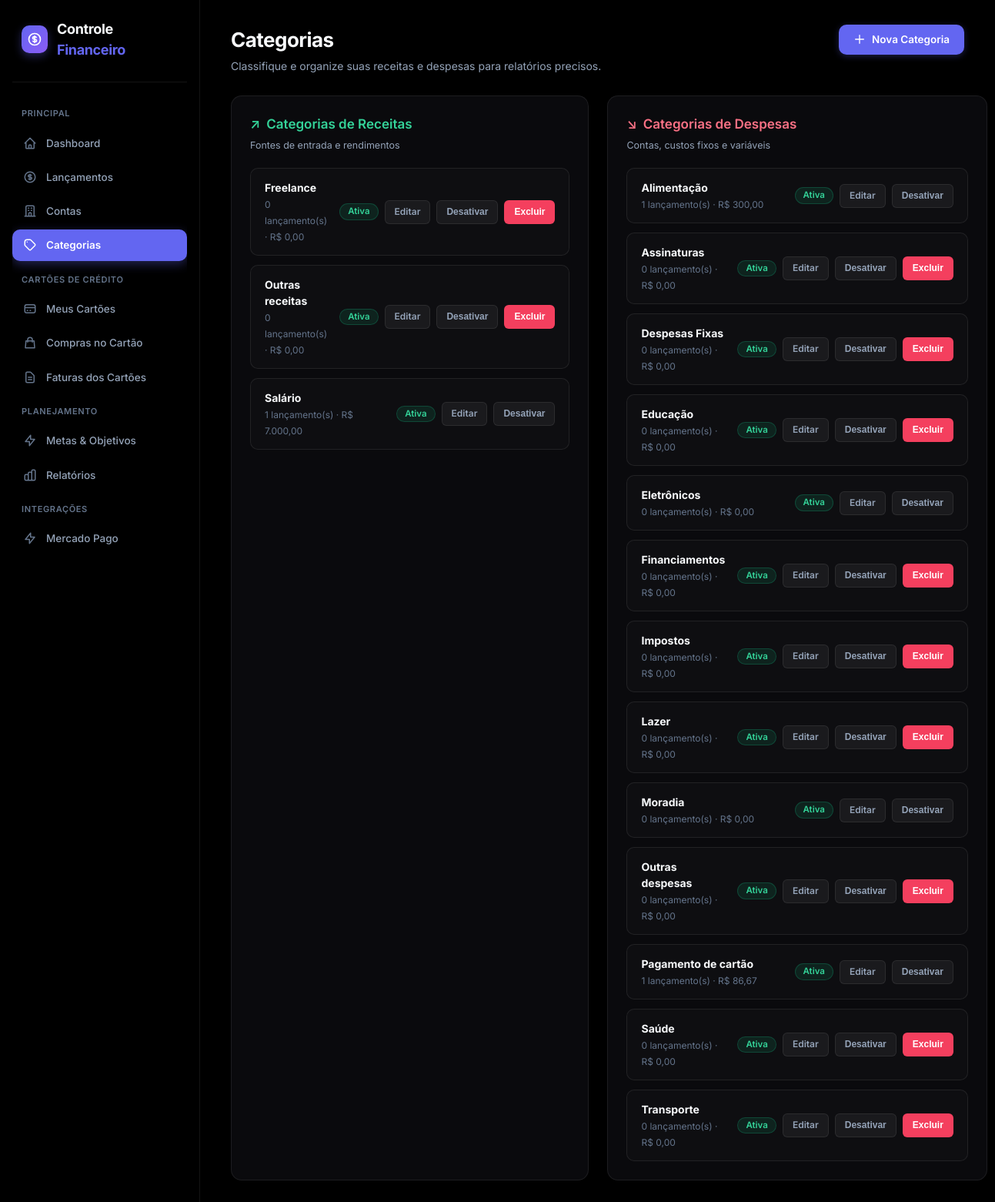
Page /categorias/ on the committed database.
### models/categoria.py (models this page shows, shortened)
class Categoria(db.Model):
    __tablename__ = "categorias"
    id = db.Column(
        db.Integer,
        primary_key=True
    )
    nome = db.Column(
        db.String(100),
        nullable=False
    )
    tipo = db.Column(
        db.String(20),
        nullable=False
    )
    ativa = db.Column(
        db.Boolean,
        default=True
    )
    lancamentos = db.relationship(
        "Lancamento",
        back_populates="categoria",
        lazy=True
    )
    def total_movimentado(self):
        return sum(
            float(lancamento.valor or 0)
            for lancamento in self.lancamentos
        )
    def quantidade_lancamentos(self):
        return len(self.lancamentos)

### models/lancamento.py (models this page shows, shortened)
class Lancamento(db.Model):
    __tablename__ = "lancamentos"
    id = db.Column(
        db.Integer,
        primary_key=True
    )
    descricao = db.Column(
        db.String(200),
        nullable=False
    )
    valor = db.Column(
        db.Numeric(12, 2),
        nullable=False
    )
    tipo = db.Column(
        db.String(20),
        nullable=False
    )
    data = db.Column(
        db.Date,
        nullable=False
    )
    status = db.Column(
        db.String(20),
        nullable=False,
        default="pendente"
    )
    observacao = db.Column(
        db.Text,
        nullable=True
    )
    conta_id = db.Column(
        db.Integer,
        db.ForeignKey("contas.id"),
        nullable=False
    )
    categoria_id = db.Column(
        db.Integer,
        db.ForeignKey("categorias.id"),
        nullable=False
    )
    criado_em = db.Column(
        db.DateTime,
        default=datetime.utcnow
    )
    conta = db.relationship(
        "Conta",
        back_populates="lancamentos"
    )
    categoria = db.relationship(
        "Categoria",
        back_populates="lancamentos"
    )

### routes/categorias.py (the view)
@categorias_bp.route("/")
def listar():
    categorias = Categoria.query.order_by(
        Categoria.tipo,
        Categoria.nome
    ).all()
    return render_template(
        "categorias.html",
        categorias=categorias
    )

### app.py (called while the page is built)
def formatar_moeda(valor):
    try:
        valor = float(
            valor or 0
        )
    except (
        TypeError,
        ValueError
    ):
        valor = 0.0
    negativo = valor < 0
    valor = abs(
        valor
    )
    texto = f"{valor:,.2f}"
    texto = (
        texto
        .replace(",", "X")
        .replace(".", ",")
        .replace("X", ".")
    )
    if negativo:
        texto = "-" + texto
    return texto

### templates/categorias.html (shortened to what this page needs)
{% extends "base.html" %}
{% block content %}
<div class="page-header">
    <div class="page-header-content">
        <h1>Categorias</h1>
        <p>Classifique e organize suas receitas e despesas para relatórios precisos.</p>
    </div>
    <div class="page-header-actions">
        <a href="{{ url_for('categorias.nova') }}" class="btn btn-primary">
            <svg xmlns="http://www.w3.org/2000/svg" width="16" height="16" fill="none" viewBox="0 0 24 24" stroke="currentColor">
                <path stroke-linecap="round" stroke-linejoin="round" stroke-width="2" d="M12 4v16m8-8H4"/>
            </svg>
            Nova Categoria
        </a>
    </div>
</div>
<div class="relatorios-grid">
    <div class="panel">
        <div class="panel-header">
            <div>
                <h2 class="panel-title" style="color: #34d399; display: flex; align-items: center; gap: 8px;">
                    <span>↗</span> Categorias de Receitas
                </h2>
                <span class="panel-subtitle">Fontes de entrada e rendimentos</span>
            </div>
        </div>
        <div style="display: flex; flex-direction: column; gap: 12px;">
            {% for categoria in categorias if categoria.tipo == "receita" %}
            <div style="background: rgba(255, 255, 255, 0.02); border: 1px solid var(--border); border-radius: var(--radius-md); padding: 14px 18px; display: flex; align-items: center; justify-content: space-between; gap: 16px;">
                <div>
                    <strong style="font-size: 14px; color: var(--text-primary); display: block;">{{ categoria.nome }}</strong>
                    <span style="font-size: 12px; color: var(--text-muted);">
                        {{ categoria.quantidade_lancamentos() }} lançamento(s) · R$ {{ categoria.total_movimentado()|moeda }}
                    </span>
                </div>
                <div style="display: flex; align-items: center; gap: 8px;">
                    {% if categoria.ativa %}
                        <span class="badge badge-success">Ativa</span>
                    {% else %}
                        <span class="badge badge-danger">Inativa</span>
                    {% endif %}
                    <a href="{{ url_for('categorias.editar', id=categoria.id) }}" class="btn btn-secondary btn-sm">
                        Editar
                    </a>
                    <form method="POST" action="{{ url_for('categorias.alternar', id=categoria.id) }}">
                        <button type="submit" class="btn btn-secondary btn-sm">
                            {% if categoria.ativa %}Desativar{% else %}Ativar{% endif %}
                        </button>
                    </form>
                    {% if not categoria.lancamentos and not categoria.compras_cartao %}
                        <form method="POST" action="{{ url_for('categorias.excluir', id=categoria.id) }}" onsubmit="return confirm('Deseja realmente excluir esta categoria?');">
                            <button type="submit" class="btn btn-danger btn-sm">
                                Excluir
                            </button>
                        </form>
                    {% endif %}
                </div>
            </div>
            {% else %}
            <div class="empty-state">
                <span>Nenhuma categoria de receita cadastrada.</span>
            </div>
            {% endfor %}
        </div>
    </div>
    <div class="panel">
        <div class="panel-header">
            <div>
                <h2 class="panel-title" style="color: #fb7185; display: flex; align-items: center; gap: 8px;">
                    <span>↘</span> Categorias de Despesas
                </h2>
                <span class="panel-subtitle">Contas, custos fixos e variáveis</span>
            </div>
        </div>
        <div style="display: flex; flex-direction: column; gap: 12px;">
            {% for categoria in categorias if categoria.tipo == "despesa" %}
            <div style="background: rgba(255, 255, 255, 0.02); border: 1px solid var(--border); border-radius: var(--radius-md); padding: 14px 18px; display: flex; align-items: center; justify-content: space-between; gap: 16px;">
                <div>
                    <strong style="font-size: 14px; color: var(--text-primary); display: block;">{{ categoria.nome }}</strong>
                    <span style="font-size: 12px; color: var(--text-muted);">
                        {{ categoria.quantidade_lancamentos() }} lançamento(s) · R$ {{ categoria.total_movimentado()|moeda }}
                    </span>
                </div>
                <div style="display: flex; align-items: center; gap: 8px;">
                    {% if categoria.ativa %}
                        <span class="badge badge-success">Ativa</span>
                    {% else %}
                        <span class="badge badge-danger">Inativa</span>
                    {% endif %}
                    <a href="{{ url_for('categorias.editar', id=categoria.id) }}" class="btn btn-secondary btn-sm">
                        Editar
                    </a>
                    <form method="POST" action="{{ url_for('categorias.alternar', id=categoria.id) }}">
                        <button type="submit" class="btn btn-secondary btn-sm">
                            {% if categoria.ativa %}Desativar{% else %}Ativar{% endif %}
                        </button>
                    </form>
                    {% if not categoria.lancamentos and not categoria.compras_cartao %}
                        <form method="POST" action="{{ url_for('categorias.excluir', id=categoria.id) }}" onsubmit="return confirm('Deseja realmente excluir esta categoria?');">
                            <button type="submit" class="btn btn-danger btn-sm">
                                Excluir
                            </button>
                        </form>
                    {% endif %}
                </div>
            </div>
            {% else %}
            <div class="empty-state">
                <span>Nenhuma categoria de despesa cadastrada.</span>
            </div>
            {% endfor %}
        </div>
    </div>
</div>
{% endblock %}

### static/css/style.css (style rules this page uses)
:root { color-scheme: dark; --bg-base: #000000; --bg-surface: #0a0a0d; --bg-surface-hover: #121216; --bg-elevated: #16161c; --border: rgba(255, 255, 255, 0.08); --border-hover: rgba(255, 255, 255, 0.16); --border-focus: #6366f1; --text-primary: #f8fafc; --text-secondary: #94a3b8; --text-muted: #64748b; --primary: #6366f1; --primary-hover: #4f46e5; --primary-light: rgba(99, 102, 241, 0.12); --success: #10b981; --success-hover: #059669; --success-bg: rgba(16, 185, 129, 0.12); --danger: #f43f5e; --danger-hover: #e11d48; --danger-bg: rgba(244, 63, 94, 0.12); --warning: #f59e0b; --warning-hover: #d97706; --warning-bg: rgba(245, 158, 11, 0.12); --info: #0ea5e9; --info-bg: rgba(14, 165, 233, 0.12); --radius-sm: 6px; --radius-md: 10px; --radius-lg: 14px; --radius-xl: 18px; --shadow-sm: 0 1px 2px rgba(0, 0, 0, 0.5); --shadow-md: 0 4px 12px rgba(0, 0, 0, 0.6); --shadow-lg: 0 10px 25px rgba(0, 0, 0, 0.7); --sidebar-width: 260px; --transition: all 0.2s cubic-bezier(0.4, 0, 0.2, 1); }
* { box-sizing: border-box; margin: 0; padding: 0; }
html, body { min-height: 100%; background-color: #000000 !important; color: var(--text-primary); font-family: 'Inter', system-ui, -apple-system, BlinkMacSystemFont, 'Segoe UI', Roboto, sans-serif; font-size: 14px; line-height: 1.5; -webkit-font-smoothing: antialiased; }
.page-header { display: flex; align-items: flex-start; justify-content: space-between; margin-bottom: 28px; gap: 20px; flex-wrap: wrap; }
.page-header-content h1 { font-size: 26px; font-weight: 700; color: var(--text-primary); letter-spacing: -0.02em; margin-bottom: 4px; }
.page-header-content p { color: var(--text-secondary); font-size: 14px; }
.page-header-actions { display: flex; align-items: center; gap: 12px; }
.panel { background: var(--bg-surface); border: 1px solid var(--border); border-radius: var(--radius-lg); padding: 24px; margin-bottom: 28px; box-shadow: var(--shadow-sm); }
.panel-header { display: flex; align-items: center; justify-content: space-between; margin-bottom: 20px; gap: 16px; }
.panel-title { font-size: 17px; font-weight: 600; color: var(--text-primary); margin-bottom: 2px; }
.panel-subtitle { font-size: 12.5px; color: var(--text-secondary); }
.badge { display: inline-flex; align-items: center; gap: 6px; padding: 4px 10px; border-radius: 9999px; font-size: 11.5px; font-weight: 600; text-transform: capitalize; line-height: 1; }
.badge-pago, .badge-success { background: var(--success-bg); color: #34d399; border: 1px solid rgba(16, 185, 129, 0.25); }
.btn { display: inline-flex; align-items: center; justify-content: center; gap: 8px; padding: 9px 18px; font-size: 13.5px; font-weight: 600; border-radius: var(--radius-md); text-decoration: none; cursor: pointer; transition: var(--transition); border: 1px solid transparent; line-height: 1.4; }
.btn-primary { background: var(--primary); color: #ffffff; box-shadow: 0 2px 8px rgba(99, 102, 241, 0.3); }
.btn-secondary { background: rgba(255, 255, 255, 0.05); color: var(--text-secondary); border-color: var(--border); }
.btn-danger { background: var(--danger); color: #ffffff; }
.btn-sm { padding: 6px 12px; font-size: 12px; border-radius: var(--radius-sm); }
.relatorios-grid { display: grid; grid-template-columns: 1fr 1fr; gap: 24px; margin-bottom: 28px; }

### templates/base.html (style rules this page uses)
:root { color-scheme: dark; }
html, body, .app-layout, .main-wrapper { background-color: #000000 !important; color: #f8fafc !important; }

### rows in the picture
Categoria: nome "Freelance", quantidade_lancamentos "0", total_movimentado|moeda "0,00", ativa "Ativa"
Categoria: nome "Outras receitas", quantidade_lancamentos "0", total_movimentado|moeda "0,00", ativa "Ativa"
Categoria: nome "Salário", quantidade_lancamentos "1", total_movimentado|moeda "7.000,00", ativa "Ativa"
Categoria: nome "Alimentação", quantidade_lancamentos "1", total_movimentado|moeda "300,00", shows "Ativa", shows "Desativar"
Categoria: nome "Assinaturas", quantidade_lancamentos "0", total_movimentado|moeda "0,00", ativa "Ativa"
Categoria: nome "Despesas Fixas", quantidade_lancamentos "0", total_movimentado|moeda "0,00", ativa "Ativa"
Categoria: nome "Educação", quantidade_lancamentos "0", total_movimentado|moeda "0,00", ativa "Ativa"
Categoria: nome "Eletrônicos", quantidade_lancamentos "0", total_movimentado|moeda "0,00", ativa "Ativa"
Categoria: nome "Financiamentos", quantidade_lancamentos "0", total_movimentado|moeda "0,00", ativa "Ativa"
Categoria: nome "Impostos", quantidade_lancamentos "0", total_movimentado|moeda "0,00", ativa "Ativa"
Categoria: nome "Lazer", quantidade_lancamentos "0", total_movimentado|moeda "0,00", ativa "Ativa"
Categoria: nome "Moradia", quantidade_lancamentos "0", total_movimentado|moeda "0,00", ativa "Ativa"
Categoria: nome "Outras despesas", quantidade_lancamentos "0", total_movimentado|moeda "0,00", ativa "Ativa"
Categoria: nome "Pagamento de cartão", quantidade_lancamentos "1", total_movimentado|moeda "86,67", shows "Ativa", shows "Desativar"
Categoria: nome "Saúde", quantidade_lancamentos "0", total_movimentado|moeda "0,00", ativa "Ativa"
Categoria: nome "Transporte", quantidade_lancamentos "0", total_movimentado|moeda "0,00", ativa "Ativa"
